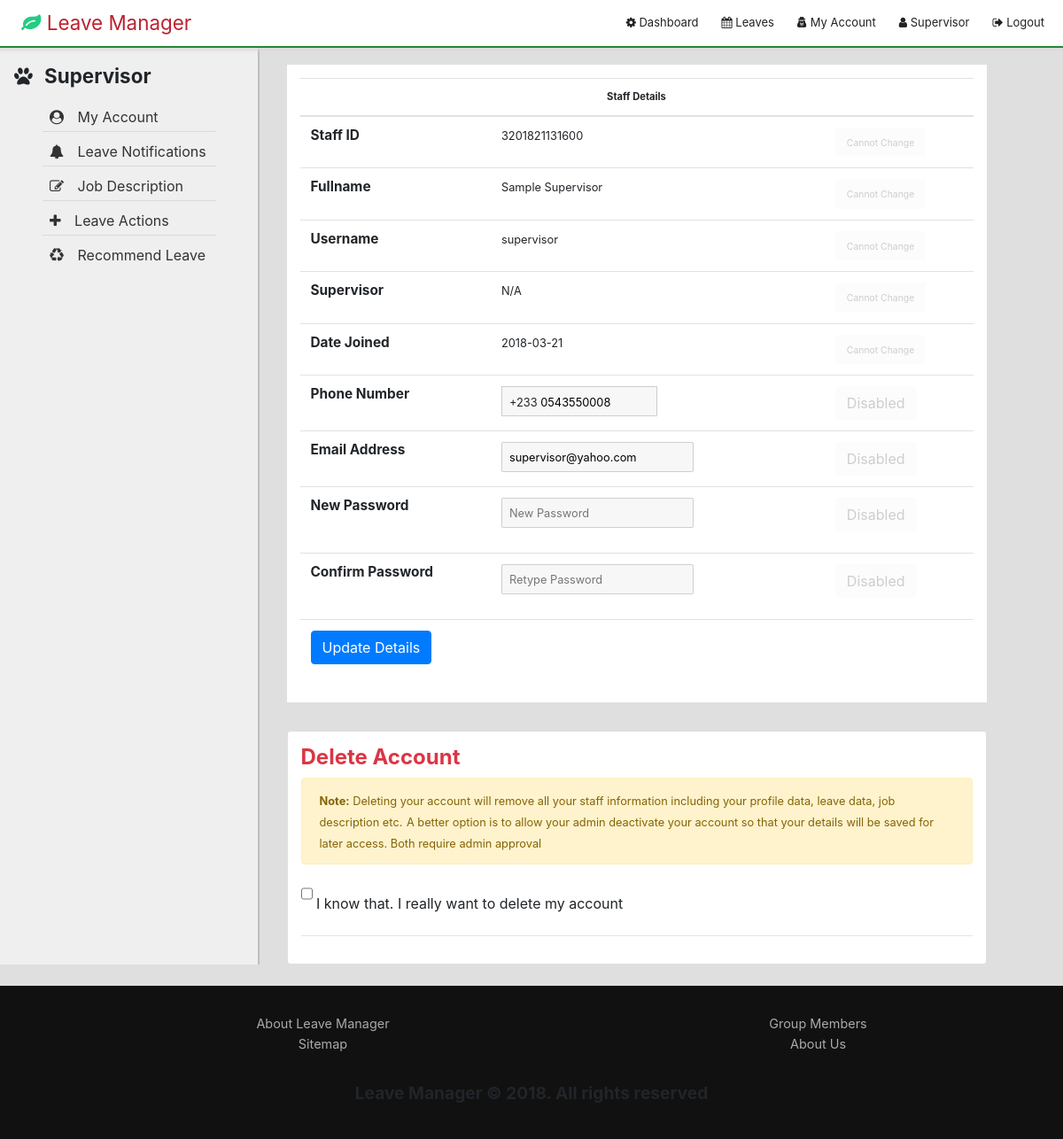
The page /dashboard.php?tab=4 (signed in) on the database its author committed.
### tables this page shows
CREATE TABLE `employee` (
  `id` int(11) NOT NULL,
  `staff_id` bigint(20) NOT NULL,
  `title` varchar(20) NOT NULL,
  `fname` varchar(150) NOT NULL,
  `lname` varchar(150) NOT NULL,
  `username` varchar(70) NOT NULL,
  `password` varchar(250) NOT NULL,
  `email` varchar(200) NOT NULL,
  `country_code` varchar(4) NOT NULL,
  `phone` int(10) UNSIGNED NOT NULL,
  `supervisor` varchar(200) DEFAULT NULL,
  `staff_level` enum('supervisor','non-supervisor') DEFAULT NULL,
  `date_registered` date NOT NULL
);

### functions.php (called while the page is built, shortened)
<?php
include_once("connection.php");
function query_db($str) {
    global $db_con;
    $res = $db_con->query($str);
    $rows = $res->fetch_object();
    return $rows;
 }
function is_session_inplace($session_var) {
    if(!isset($_SESSION[$session_var])){
        return FALSE;
    }
    return TRUE;
}

### account.php (the view, shortened to what this page needs)
<?php
if(isset($_SESSION['staff-user']) && $_SESSION['staff-user'] !== ''){
    $username = $_SESSION['staff-user'];
    $tbl = "employee";
    $type = "Staff";
}elseif(isset($_SESSION['admin-user']) && $_SESSION['admin-user'] !== ''){
    $username = $_SESSION['admin-user'];
    $email = $_SESSION['admin-email'];
    $id = $_SESSION['admin-id'];
    $tbl = "admin";
    $type = "Admin";
}else{
    redirect_user("index.php");
}
$result = query_db("SELECT * FROM $tbl WHERE username = '$username'");
if($result){
    if(is_session_inplace("staff-user") || is_session_inplace("supervisor-user")){
        $res = $result->supervisor;
        if($res){
            $sup = $res;
        }elseif($res == "") {
          $sup = 'Not yet assigned';
        } else {
            $sup = "N/A";
        }
        $uid = $result->staff_id;
    }elseif (is_session_inplace("supervisor-user")) {
        $uid = $result->supervisor_id;
        $sup = "N/A";
    }  else {
        $uid = $result->admin_id;
        $sup = '';
    }
    $staff = <<<STAFF
            <form action='update.php' method="post">
                <table class="table table-hover table-lg table-responsive-sm w-100">
                    <thead>
                        <th colspan="3" class="text-center">$type Details</th>
                    </thead>
                <tr>
                    <td><h6>Staff ID</h3></td>
                    <td>$uid</td>
                    <td>
                        <button class="btn text-sm" disabled>
                            <small>Cannot Change</small>
                        </button>
                    </td>
                </tr>
                <tr>
                    <td><h6>Fullname</h6></td>
                    <td>$result->fname $result->lname</td>
                    <td>
                        <button class="btn text-sm" disabled>
                            <small>Cannot Change</small></button>
                    </td>
                </tr>
                <tr>
                    <td><h6>Username</h6></td>
                    <td>$result->username</td>
                    <td>
                        <button class="btn text-sm" disabled><small>Cannot Change</small></button>
                    </td>
                </tr>
                 <tr>
                    <td><h6>Supervisor</h6></td>
                    <td>$sup</td>
                    <td>
                        <button class="btn text-sm" disabled><small>Cannot Change</small></button>
                    </td>
                </tr>
                <tr>
                    <td><h6>Date Joined</h6></td>
                    <td>$result->date_registered</td>
                    <td>
                        <button class="btn text-sm" disabled><small>Cannot Change</small></button>
                    </td>
                </tr>
                <tr>
                    <td><h6>Phone Number</h6></td>
                    <td>
                    <div class="stack-input">
                        <span>$result->country_code</span>
                        <input type='tel' name="phone" value="0$result->phone">
                         <input type='hidden' name="id" value="$result->id">
                    </div>
                    </td>
                    <td>
                        <button class="btn btn-default" disabled>Disabled</button>
                    </td>
                </tr>
                <tr>
                    <td><h6>Email Address</h6></td>
                    <td>
                        <input name='email' type="email" value="$result->email">
                     </td>
                    <td>
                        <button class="btn btn-default" disabled>Disabled</button>
                    </td>
                </tr>
                <tr>
                   <td><h6>New Password</h6></td>
                   <td>
                    <input type="password" name="password" id="password" placeholder="New Password">
                    </td>
                    <td>
                        <button class="btn btn-default" disabled>Disabled</button>
                    </td>
                </tr>
                <tr>
                   <td><h6>Confirm Password</h6></td>
                   <td>
                    <input type="password" name="confpassword" id="conf-pass" placeholder="Retype Password">
                    </td>
                    <td>
                        <button class="btn btn-default" disabled>Disabled</button>
                    </td>
                </tr>
                <tr>
                    <td colspan="3"><button name="update" type="submit" class="btn btn-primary">
                    Update Details
                    </button>
                    </td>
                </div>
STAFF;
    echo $staff;
}  else {
echo '<h2>No user data available</h2>';
}
$settings = <<<_EPL
        </div>
        <div class="card mb-4">
            <h3 class="text-danger">Delete Account</h3>
            <div  class="alert alert-warning">
                <small><b>Note:</b> Deleting your account
                    will remove all your staff information including your profile
                        data, leave data, job description etc.</small>
                <small>A better option is to allow your admin deactivate your account
                    so that your details will be saved for later access. Both
                        require admin approval</small>
            </div>
            <form id="delete-account" method="post" action"delete.user.php">
                <input type="hidden" name="id" type="text" value="$staff_id">
                 <label for="confirm-delete">
                <input name=delete_account" type="checkbox" id="confirm-delete">
                 I know that. I really want to delete my account</label><hr>
                <div class="hide" id="hide">
                <label for="password">Enter your password to continue</label><br><br>
                <input name="password" type="password" placeholder="Password"><hr>
                <input type='hidden' name='table' value='employee'>
                <input type='hidden' name='page' value='dashboard.php?tab=4'>
                <button name="delete-account" type="submit" class="btn btn-danger">Delete Account</button>
                </div>
            </form>
        </div>
    </div>
_EPL;
echo $settings;
?>

### dash-header.php (shortened to what this page needs)
<?php
    if(is_session_inplace("admin-user")){
        $page = "admin.php";
    }elseif (is_session_inplace("supervisor-user")) {
        $page = "dashboard.php?type=supervisor";
    }elseif(is_session_inplace("staff-user")){
        $page = "dashboard.php";
    }
?>
<div class="row mt-4">
    <div class="col-md-3 navigation">
        <h4 class="ml-3 hide-sm">
            <i class="fa fa-paw mr-2"></i>
            <span class="extra-sm"><?php echo ucfirst($username);?></span>
        </h4>
        <ul class="main-nav">
             <li class="list-main">
                <a href="<?php echo $page;?>?tab=4">
                <i class="fa fa-user-circle icon"></i>
                <span class="extra-sm">My Account</span>
                </a>
            </li>
<?php
if(isset($_SESSION['staff-user']) && $_SESSION['staff-user'] !== ""){
?>      <li class="list-main">
                <a href="dashboard.php?tab=1">
                <i class="fa fa-bell icon"></i>
                <span class="extra-sm">Leave Notifications</span>
                </a>
            </li>
            <li class="list-main">
                <a href="dashboard.php?tab=2">
                <i class="fa fa-edit icon"></i>
                <span class="extra-sm">Job Description</span>
                </a>
            </li>
            <li class="list-main">
                <a data-toggle="collapse" href="#more" role="button"
                   aria-controls="more">
                <i class="fa fa-plus icon"></i>
                <span class="extra-sm">Leave Actions</span>
                </a>
            </li>
<?php   if($level == "supervisor"){
            echo '<li style="list-style:none;">
                    <a href="dashboard.php?tab=7">
                        <i class="fa fa-recycle icon"></i>
                        <span class="extra-sm break">Recommend Leave</span>
                    </a>
                </li>';
            }
    } ?>
        </ul>
    </div>

### css/main.css (style rules this page uses)
html { font-family:"Avenir Next","Helvetica Neue","Helvetica","sans-serif"; font-size:16px; box-sizing: border-box; }
body { background-color:#dfdfdf; }
th { font-size: 0.8em; }
h3 { font-size: 1.5em; }
h4 { font-size: 1.4em; }
h6 { font-size: 1.2em; }
h1,h2,h3,h4,h5,h6 { font-weight: bold; }
th { font-size: 0.7em; }
td { font-size: 0.8em; }
input { background-color: rgba(200,200,200,0.15); border: 1.5px solid rgba(190,190,190,0.7); height: 34px; border-radius: 2px; line-height: 1.500; padding: 8px; width: auto; }
.stack-input { background-color: rgba(200,200,200,0.15); border: 1.5px solid rgba(190,190,190,0.7); height: 34px; padding: 0 8px 0 8px; width:50%; cursor: text; }
.stack-input input { border: 0; background-color: transparent; padding-left: 0; width: 65%; }
.card { padding: 15px; }
.navigation { border-right: 2px solid #bfbfbf; padding: 15px; border-radius: 0; position: relative; background-color: #efefef; margin-bottom: 2%; padding-top: 2em; }
.main-nav { margin: 1em 2em 2em 0.5em; border: 0; display: block; margin-bottom: 2em; }
li.list-main { list-style: none; border-bottom: 1px solid #dadada; padding: 0; margin: 6px 0; display: block; }
.icon { margin: 0 3px 0 0; padding: 8px; box-sizing: border-box; }
.text-center { text-align: center; }
.text-sm { font-size: 13px; }
a { color: #333; font-size:16px; }

### rows shown on the page
employee: username "Supervisor", staff "3201821131600", fname "Sample", lname "Supervisor", username "supervisor", supervisor "N/A", date_registered "2018-03-21", country_code "+233", phone "0543550008", email "supervisor@yahoo.com"

### other values the page prints
$staff_username "Supervisor"
$type "Staff"
